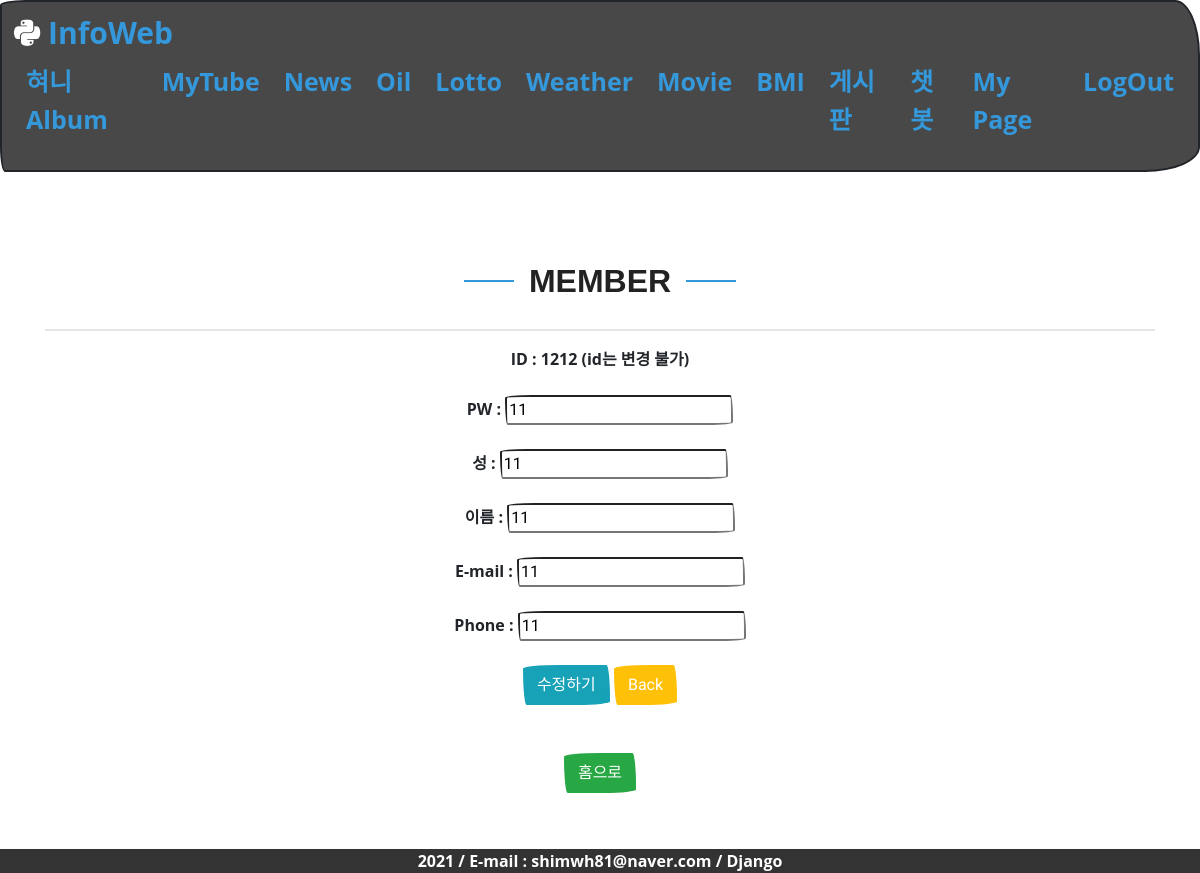
Screenshot of /member/memmodify (signed in) with the database file from the repository.
### users/models.py (models this page shows, shortened)
class User(AbstractUser):
    phone = models.CharField(max_length=11)
    regdate = models.DateTimeField(auto_now_add=True)

### users/views.py (the view)
# urls.py: path('memmodify', views.mem_modify, name='mem_modify'),
def mem_modify(request):
    if request.method == 'POST':
        id = request.POST['uid']
        upw = request.POST['upw']
        lname = request.POST['lastname']
        fname = request.POST['firstname']
        email = request.POST['email']
        phone = request.POST['phone']
        user = User.objects.get(pk=id)
        user.password = upw
        user.last_name = lname
        user.first_name = fname
        user.email = email
        user.phone = phone
        user.save()
        return render(request, 'infoweb/mypage.html')
    elif request.method == 'GET':
        id = request.session['user_id']
        user = User.objects.get(pk=id)
        return render(request, 'infoweb/memmodify.html', {'user':user})

### templates/infoweb/memmodify.html (shortened to what this page needs)
{% extends "infoweb/base.html" %}
{% load static %}
{% block content %}
<div class="my_title">
    <h1>Member</h1>
</div>
<hr>
<form action="{% url 'mem_modify' %}" method="post">
    ID : {{ request.session.user_username }} (id는 변경 불가)<br><br>
    PW : <input type="text" name="upw" value="{{user.password}}"><br><br>
    성 : <input type="text" name="lastname" value="{{user.last_name}}"><br><br>
    이름 : <input type="text" name="firstname" value="{{user.first_name}}"><br><br>
    E-mail : <input type="text" name="email" value="{{user.email}}"><br><br>
    Phone : <input type="text" name="phone" value="{{user.phone}}"><br><br>
    <input type="submit" class="btn btn-info" value="수정하기">
    <a href="{% url 'mypage' %}">
    <input type="button" class="btn btn-warning" value="Back">
    </a>
</form>
<br><br>
<a href="{% url 'home' %}"><input type="button" class="btn btn-success" value="홈으로"></a>
<br>
{% endblock %}

### static/css/style2.css (style rules this page uses)
:root { --text-color: #3498db; --text-hover: #5faee3; --background-color: #484848; --accent-color: pink; }
html,body { font-family: "Open Sans", sans-serif; margin: 0; padding: 0; height: 100% }
a { color: var(--text-color); text-decoration: none; }
h1, h2, h3, h4, h5, h6 { font-family: "Raleway", sans-serif; }
.my_title { text-align: center; padding-bottom: 5px; }
.my_title h1 { font-size: 32px; font-weight: bold; text-transform: uppercase; position: relative; color: #222222; }
.my_title h1::before, .my_title h1::after { content: ''; width: 50px; height: 2px; background: #3498db; display: inline-block; }
.my_title h1::before { margin: 0 15px 10px 0; }
.my_title h1::after { margin: 0 0 10px 15px; }

### rows the page displays
User: upw "11", lastname "11", firstname "11", email "11", phone "11"

### other values shown
{{ request.session.user_username }} "1212"
